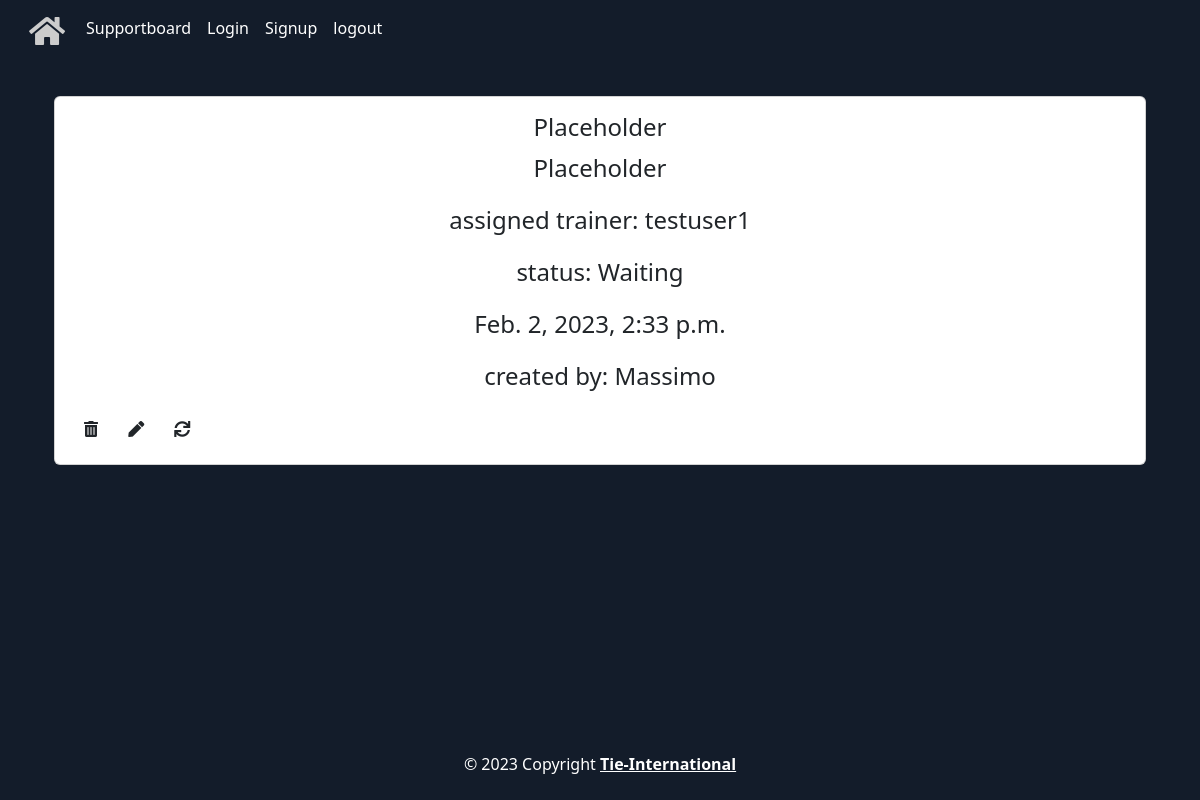
/supportboard/support_requests/66/, run on an earlier commit of the app's database.
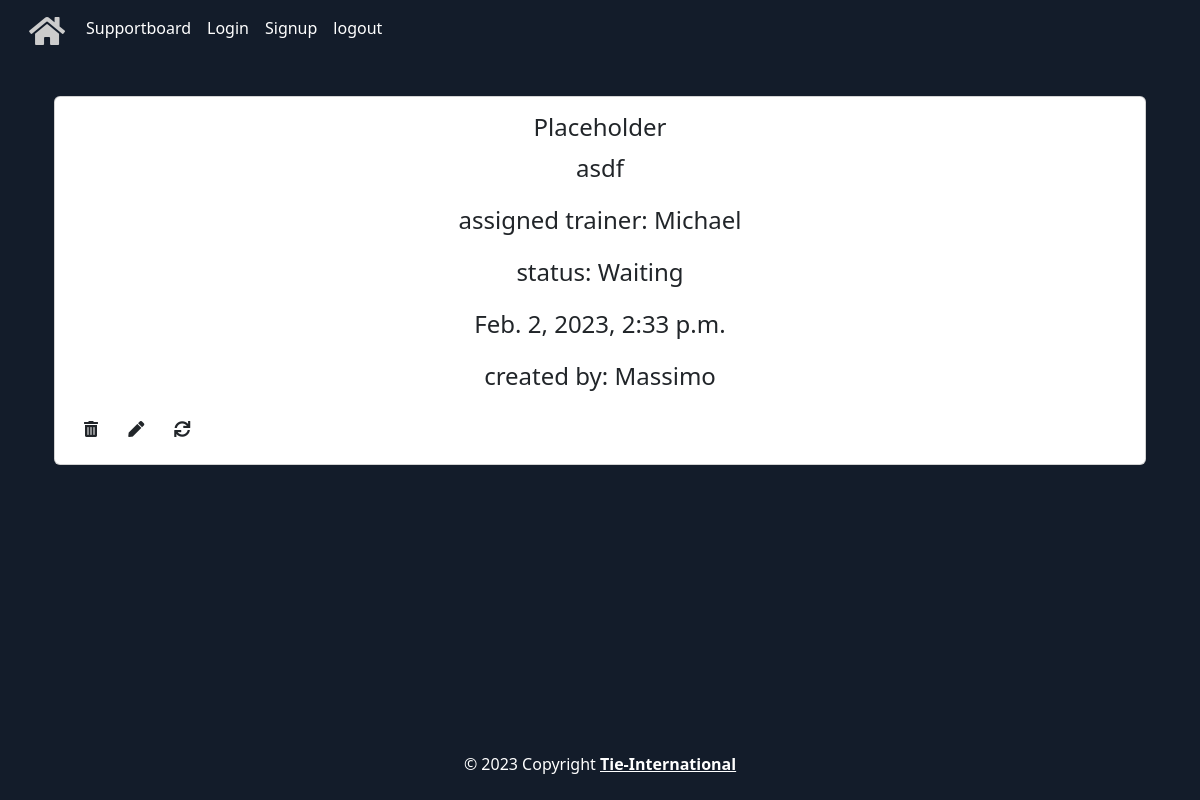
And on a later commit of the database.
### supportboard/models.py (models this page shows, shortened)
class SupportRequest(models.Model):
    IMPORTANCE_CHOICES = [
        ('Easy', 'Easy'),
        ('Medium', 'Medium'),
        ('Difficult', 'Difficult'),
    ]
    STATUS_CHOICES = [
        ('Active', 'Active'),
        ('Waiting', 'Waiting'),
        ('Done', 'Done'),
    ]
    title = models.CharField(max_length=254)
    description = models.TextField(max_length=300)
    creation_date = models.DateTimeField(auto_now_add=True)
    creator = models.ForeignKey(User, on_delete=models.CASCADE)
    assigned_trainer = models.ForeignKey(User, on_delete=models.CASCADE, related_name='assigned_trainer', null=True)
    status = models.CharField(max_length=254, choices=STATUS_CHOICES, default='Open')
    importance = models.CharField(max_length=254, choices=IMPORTANCE_CHOICES, default='Easy')

### supportboard/views.py (the view)
# urls.py: path('support_requests/<int:pk>/', views.support_request_detail, name='detail'),
def support_request_detail(request, pk):
    support_request = SupportRequest.objects.get(pk=pk)
    return render(request, 'supportboard/support_request_detail.html', {'support_request': support_request})

### templates/supportboard/support_request_detail.html (shortened to what this page needs)
{% extends 'base.html' %}
{% block content %}
    <div class="container ">
        <div class="row">
            <div class="col">
                <div class="card">
                     <div class="card-body">
                          <h5 class="card-title "
                            style="text-align: center; font-size: x-large">{{ support_request.title }}</h5>
                         <p style="text-align: center; font-size: x-large">{{ support_request.description }}</p>
                        <p class="card-text"
                           style="text-align: center; font-size: x-large">assigned trainer: {{ support_request.assigned_trainer }}</p>
                        <p class="card-text"
                            style="text-align: center; font-size: x-large">status: {{ support_request.status }}</p>
                         <p class="card-text"
                           style="text-align: center; font-size: x-large">{{ support_request.creation_date }}</p>
                        <p class="card-text"
                           style="text-align: center; font-size: x-large">created by: {{ support_request.creator }}</p>
                          <a  href="{% url 'delete' support_request.id %}" class="btn mr-1 card-text "
                           style="align-items: center"><i
                                class="fas fa-trash-alt "></i></a>
                        <a href="{% url 'update' support_request.id %}" class="btn card-text"
                           style="align-items: center"><i
                                class="fas fa-pen "></i></a>
                        <a href="{% url 'list' %}" class="btn float-right text-right card-text"
                           style="align-items: center"><i
                                class="fas fa-sync "></i></a>
                     </div>
                </div>
            </div>
        </div>
    </div>
{% endblock %}

What changed in the data, as far as the page shows it:
changed SupportRequest "Placeholder": description "Placeholder" → "asdf"; assigned_trainer "testuser1" → "Michael"
